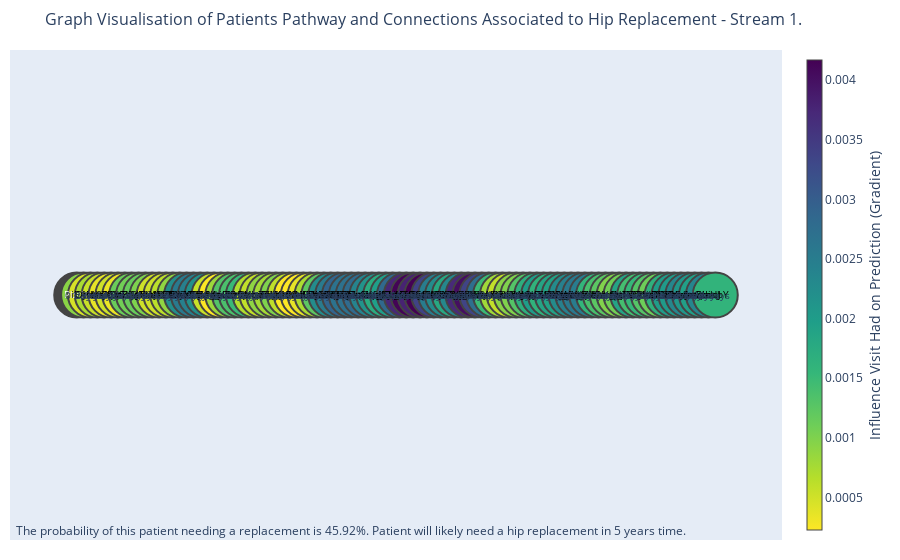

The cell this chart's notebook holds for it:
### Code cell
# Generate edge_x and edge_y
edge_x = []
edge_y = []

for _, row in edge_pos_df.iterrows():
    edge_x.extend([row['x0'], row['x1'], None])
    edge_y.extend([row['y0'], row['y1'], None])

# Create edge_trace
edge_trace = go.Scatter(
    x=edge_x,
    y=edge_y,
    line=dict(width=0.5, color='#888'),
    hoverinfo='none',  # Disable hover info for lines
    mode='lines'
)

# Generate node_x and node_y lists
node_x = pos_df['x'].tolist()
node_y = pos_df['y'].tolist()
node_labels = merged_pos_df['ReadCode'].tolist()
node_hover_text = merged_pos_df['ReadCode_descript'].tolist()


# Map the text colour based on the colour of the node so that it can be read
def text_color_mapping(numbers):
    return ['black' if num < 0.5 else 'white' for num in numbers]

text_colors = text_color_mapping(merged_pos_df['timestep_ave_grad'].to_list())

# Create node_trace with static labels and hover text
node_trace = go.Scatter(
    x=node_x,
    y=node_y,
    mode='markers+text',
    text=node_labels,  # Static labels for nodes
    textposition='middle center', 
    textfont=dict(
        size=10,
        color=text_colors  # Set color for edge text
    ),
    hoverinfo='text',  # Configure hover info
    marker=dict(
        showscale=True,
        colorscale='Viridis',
        reversescale=True,
        color='black',
        size=45,
        colorbar=dict(
            thickness=15,
            title='Influence Visit Had on Prediction (Gradient)',
            xanchor='left',
            titleside='right'
        ),
        line_width=2
    ),
    # Add hover text as a separate trace if needed
    hovertext=node_hover_text
)

node_trace.marker.color = merged_pos_df['timestep_ave_grad'].to_list() # colour the markers based on the number of node connections


# Calculate midpoints for annotations (optional)
annotations = []
for _, row in edge_pos_df.iterrows():
    mid_x = (row['x0'] + row['x1']) / 2
    mid_y = (row['y0'] + row['y1']) / 2
    annotations.append(
        dict(
            x=mid_x,
            y=mid_y,
            text=f"{int(round(row['time_between']*30.4167,0))} days",
            showarrow=False,
            font=dict(size=10),
            align="center"
        )
    )

if outcome == 'hip':
    out_print = f'Patient will likely need a hip replacement in {years_in_advance} years time.'
else:
    out_print = f'It is unlikely this patient will need a hip replacement in {years_in_advance} years time.'
stream_num = '1'

proba_of_replace = 1/ (1+np.exp(logits)) # use sigmoid to convert logits to probs
annotations.append(dict(
                    text=f"The probability of this patient needing a replacement is {round(proba_of_replace.item()*100,2)}%. {out_print}",
                    showarrow=False,
                    xref="paper", yref="paper",
                    x=0.005, y=-0.002 ))

# Create the figure
fig = go.Figure(data=[edge_trace, node_trace],
                layout=go.Layout(
                    title=f'Graph Visualisation of Patients Pathway and Connections Associated to Hip Replacement - Stream {stream_num}.',
                    titlefont_size=16,
                    showlegend=False,
                    hovermode='closest',
                    margin=dict(b=20, l=10, r=5, t=50),
                    annotations=annotations,
                    xaxis=dict(showgrid=False, zeroline=False, showticklabels=False),
                    yaxis=dict(showgrid=False, zeroline=False, showticklabels=False))
                )

if ((proba_of_replace.item() > 0.5) and (outcome != 'hip')) or ((proba_of_replace.item()) < 0.5) and (outcome == 'hip'):
    print("Model predicted incorrectly")

fig.show()

### Figure 1 — Plotly figure (JSON) as saved in the notebook; plotly's stock layout.template omitted (floating-point values rounded to 4 significant figures; data arrays with more than 128 entries replaced by an {"elided": "..."} marker saying what was removed)
{"data": [{"hoverinfo": "none", "line": {"color": "#888", "width": 0.5}, "mode": "lines", "type": "scatter", "x": {"elided": "279 int values"}, "y": {"elided": "279 int values"}}, {"hoverinfo": "text", "hovertext": ["387 ReadCode descript here", "427 ReadCode descript here", "444 ReadCode descript here", "92 ReadCode descript here", "363 ReadCode descript here", "215 ReadCode descript here", "209 ReadCode descript here", "492 ReadCode descript here", "364 ReadCode descript here", "175 ReadCode descript here", "306 ReadCode descript here", "465 ReadCode descript here", "155 ReadCode descript here", "456 ReadCode descript here", "406 ReadCode descript here", "334 ReadCode descript here", "153 ReadCode descript here", "149 ReadCode descript here", "363 ReadCode descript here", "376 ReadCode descript here", "158 ReadCode descript here", "61 ReadCode descript here", "369 ReadCode descript here", "511 ReadCode descript here", "112 ReadCode descript here", "24 ReadCode descript here", "171 ReadCode descript here", "358 ReadCode descript here", "299 ReadCode descript here", "414 ReadCode descript here", "361 ReadCode descript here", "361 ReadCode descript here", "422 ReadCode descript here", "153 ReadCode descript here", "39 ReadCode descript here", "30 ReadCode descript here", "321 ReadCode descript here", "189 ReadCode descript here", "267 ReadCode descript here", "240 ReadCode descript here", "183 ReadCode descript here", "268 ReadCode descript here", "504 ReadCode descript here", "76 ReadCode descript here", "19 ReadCode descript here", "341 ReadCode descript here", "435 ReadCode descript here", "118 ReadCode descript here", "33 ReadCode descript here", "218 ReadCode descript here", "112 ReadCode descript here", "236 ReadCode descript here", "335 ReadCode descript here", "246 ReadCode descript here", "193 ReadCode descript here", "108 ReadCode descript here", "110 ReadCode descript here", "488 ReadCode descript here", "496 ReadCode descript here", "224 ReadCode descript here", "437 ReadCode descript here", "84 ReadCode descript here", "386 ReadCode descript here", "131 ReadCode descript here", "166 ReadCode descript here", "108 ReadCode descript here", "411 ReadCode descript here", "183 ReadCode descript here", "489 ReadCode descript here", "263 ReadCode descript here", "101 ReadCode descript here", "258 ReadCode descript here", "28 ReadCode descript here", "442 ReadCode descript here", "215 ReadCode descript here", "87 ReadCode descript here", "510 ReadCode descript here", "460 ReadCode descript here", "310 ReadCode descript here", "333 ReadCode descript here", "155 ReadCode descript here", "141 ReadCode descript here", "97 ReadCode descript here", "439 ReadCode descript here", "214 ReadCode descript here", "272 ReadCode descript here", "385 ReadCode descript here", "36 ReadCode descript here", "39 ReadCode descript here", "205 ReadCode descript here", "404 ReadCode descript here", "97 ReadCode descript here", "469 ReadCode descript here", "77 ReadCode descript here"], "marker": {"color": [null, 0.0009302, 0.0004651, 0.0007376, 0.0005532, 0.0003693, 0.0005126, 0.0003369, 0.001133, 0.001085, 0.001151, 0.001006, 0.0005159, 0.0005159, 0.0006315, 0.0008883, 0.002224, 0.002546, 0.002449, 0.002192, 0.0005509, 0.0002281, 0.0008213, 0.001312, 0.001372, 0.001512, 0.0006906, 0.0005953, 0.0009032, 0.0007632, 0.0009978, 0.0006047, 0.0002371, 0.0002371, 0.0003636, 0.0007195, 0.001235, 0.002239, 0.00253, 0.002898, 0.002665, 0.002702, 0.002803, 0.002379, 0.002138, 0.001737, 0.001968, 0.002831, 0.003743, 0.004139, 0.00379, 0.004168, 0.003368, 0.002506, 0.002258, 0.0018, 0.002325, 0.003709, 0.004021, 0.003359, 0.002742, 0.001498, 0.0007979, 0.0005891, 0.0009338, 0.0009933, 0.001302, 0.001677, 0.001995, 0.001629, 0.001867, 0.001903, 0.00226, 0.00245, 0.002571, 0.002505, 0.001583, 0.001387, 0.001249, 0.000983, 0.001086, 0.001869, 0.001417, 0.001536, 0.001296, 0.001111, 0.001658, 0.002015, 0.002025, 0.002337, 0.002083, 0.001949, 0.002376, 0.001606], "colorbar": {"thickness": 15, "title": {"side": "right", "text": "Influence Visit Had on Prediction (Gradient)"}, "xanchor": "left"}, "colorscale": [[0, "#440154"], [0.1111, "#482878"], [0.2222, "#3e4989"], [0.3333, "#31688e"], [0.4444, "#26828e"], [0.5556, "#1f9e89"], [0.6667, "#35b779"], [0.7778, "#6ece58"], [0.8889, "#b5de2b"], [1, "#fde725"]], "line": {"width": 2}, "reversescale": true, "showscale": true, "size": 45}, "mode": "markers+text", "text": ["Pbclq", "iEArb", "OjNvX", "cwhZL", "AfsMq", "rjQio", "kBnBi", "YfErx", "GsQFI", "YBmKY", "yJNnK", "FIuJD", "wvHZE", "VaPDY", "hdzbZ", "TLiuO", "RwYMs", "jhEoq", "AfsMq", "ETaUp", "JVMwZ", "ggiRL", "cxcOS", "Utvnl", "dHrUq", "zQznn", "ovuZT", "YLpmW", "ifrok", "RlLam", "jjKHN", "jjKHN", "CfleL", "RwYMs", "rhuhu", "EDHdv", "TjNHq", "tEKmw", "DCJTb", "ODTdq", "pmDuN", "JZstL", "lukbp", "CKrgJ", "nhJEJ", "fpXLp", "KCdlQ", "ChHCO", "gPiGt", "kqSSa", "dHrUq", "VjGKQ", "JSkAz", "VABtL", "CdSQG", "UHswO", "BYyhk", "gKLhw", "gUXfy", "rEcAF", "hoXIj", "AwDDQ", "kxOuO", "udond", "wKmyN", "UHswO", "IJQys", "pmDuN", "eZcIi", "lIRhH", "AHRap", "YggfK", "PWaYV", "cxmzd", "rjQio", "gZkCa", "wKooA", "Lwccr", "WXgNN", "zQgTZ", "wvHZE", "epNQm", "eQbis", "cHdlY", "MuDDR", "cBYzB", "FlVOh", "RAncf", "rhuhu", "FyJwr", "wnEiI", "eQbis", "vpoqJ", "crUbY"], "textfont": {"color": ["white", "black", "black", "black", "black", "black", "black", "black", "black", "black", "black", "black", "black", "black", "black", "black", "black", "black", "black", "black", "black", "black", "black", "black", "black", "black", "black", "black", "black", "black", "black", "black", "black", "black", "black", "black", "black", "black", "black", "black", "black", "black", "black", "black", "black", "black", "black", "black", "black", "black", "black", "black", "black", "black", "black", "black", "black", "black", "black", "black", "black", "black", "black", "black", "black", "black", "black", "black", "black", "black", "black", "black", "black", "black", "black", "black", "black", "black", "black", "black", "black", "black", "black", "black", "black", "black", "black", "black", "black", "black", "black", "black", "black", "black"], "size": 10}, "textposition": "middle center", "type": "scatter", "x": [0, 1, 2, 3, 4, 5, 6, 7, 8, 9, 10, 11, 12, 13, 14, 15, 16, 17, 18, 19, 20, 21, 22, 23, 24, 25, 26, 27, 28, 29, 30, 31, 32, 33, 34, 35, 36, 37, 38, 39, 40, 41, 42, 43, 44, 45, 46, 47, 48, 49, 50, 51, 52, 53, 54, 55, 56, 57, 58, 59, 60, 61, 62, 63, 64, 65, 66, 67, 68, 69, 70, 71, 72, 73, 74, 75, 76, 77, 78, 79, 80, 81, 82, 83, 84, 85, 86, 87, 88, 89, 90, 91, 92, 93], "y": [0, 0, 0, 0, 0, 0, 0, 0, 0, 0, 0, 0, 0, 0, 0, 0, 0, 0, 0, 0, 0, 0, 0, 0, 0, 0, 0, 0, 0, 0, 0, 0, 0, 0, 0, 0, 0, 0, 0, 0, 0, 0, 0, 0, 0, 0, 0, 0, 0, 0, 0, 0, 0, 0, 0, 0, 0, 0, 0, 0, 0, 0, 0, 0, 0, 0, 0, 0, 0, 0, 0, 0, 0, 0, 0, 0, 0, 0, 0, 0, 0, 0, 0, 0, 0, 0, 0, 0, 0, 0, 0, 0, 0, 0]}], "layout": {"annotations": [{"align": "center", "font": {"size": 10}, "showarrow": false, "text": "0 days", "x": 0.5, "y": 0}, {"align": "center", "font": {"size": 10}, "showarrow": false, "text": "1 days", "x": 1.5, "y": 0}, {"align": "center", "font": {"size": 10}, "showarrow": false, "text": "23 days", "x": 2.5, "y": 0}, {"align": "center", "font": {"size": 10}, "showarrow": false, "text": "9 days", "x": 3.5, "y": 0}, {"align": "center", "font": {"size": 10}, "showarrow": false, "text": "6 days", "x": 4.5, "y": 0}, {"align": "center", "font": {"size": 10}, "showarrow": false, "text": "14 days", "x": 5.5, "y": 0}, {"align": "center", "font": {"size": 10}, "showarrow": false, "text": "11 days", "x": 6.5, "y": 0}, {"align": "center", "font": {"size": 10}, "showarrow": false, "text": "25 days", "x": 7.5, "y": 0}, {"align": "center", "font": {"size": 10}, "showarrow": false, "text": "6 days", "x": 8.5, "y": 0}, {"align": "center", "font": {"size": 10}, "showarrow": false, "text": "8 days", "x": 9.5, "y": 0}, {"align": "center", "font": {"size": 10}, "showarrow": false, "text": "11 days", "x": 10.5, "y": 0}, {"align": "center", "font": {"size": 10}, "showarrow": false, "text": "18 days", "x": 11.5, "y": 0}, {"align": "center", "font": {"size": 10}, "showarrow": false, "text": "1 days", "x": 12.5, "y": 0}, {"align": "center", "font": {"size": 10}, "showarrow": false, "text": "1 days", "x": 13.5, "y": 0}, {"align": "center", "font": {"size": 10}, "showarrow": false, "text": "23 days", "x": 14.5, "y": 0}, {"align": "center", "font": {"size": 10}, "showarrow": false, "text": "11 days", "x": 15.5, "y": 0}, {"align": "center", "font": {"size": 10}, "showarrow": false, "text": "30 days", "x": 16.5, "y": 0}, {"align": "center", "font": {"size": 10}, "showarrow": false, "text": "1 days", "x": 17.5, "y": 0}, {"align": "center", "font": {"size": 10}, "showarrow": false, "text": "28 days", "x": 18.5, "y": 0}, {"align": "center", "font": {"size": 10}, "showarrow": false, "text": "13 days", "x": 19.5, "y": 0}, {"align": "center", "font": {"size": 10}, "showarrow": false, "text": "1 days", "x": 20.5, "y": 0}, {"align": "center", "font": {"size": 10}, "showarrow": false, "text": "24 days", "x": 21.5, "y": 0}, {"align": "center", "font": {"size": 10}, "showarrow": false, "text": "2 days", "x": 22.5, "y": 0}, {"align": "center", "font": {"size": 10}, "showarrow": false, "text": "15 days", "x": 23.5, "y": 0}, {"align": "center", "font": {"size": 10}, "showarrow": false, "text": "5 days", "x": 24.5, "y": 0}, {"align": "center", "font": {"size": 10}, "showarrow": false, "text": "25 days", "x": 25.5, "y": 0}, {"align": "center", "font": {"size": 10}, "showarrow": false, "text": "20 days", "x": 26.5, "y": 0}, {"align": "center", "font": {"size": 10}, "showarrow": false, "text": "17 days", "x": 27.5, "y": 0}, {"align": "center", "font": {"size": 10}, "showarrow": false, "text": "13 days", "x": 28.5, "y": 0}, {"align": "center", "font": {"size": 10}, "showarrow": false, "text": "14 days", "x": 29.5, "y": 0}, {"align": "center", "font": {"size": 10}, "showarrow": false, "text": "6 days", "x": 30.5, "y": 0}, {"align": "center", "font": {"size": 10}, "showarrow": false, "text": "30 days", "x": 31.5, "y": 0}, {"align": "center", "font": {"size": 10}, "showarrow": false, "text": "8 days", "x": 32.5, "y": 0}, {"align": "center", "font": {"size": 10}, "showarrow": false, "text": "24 days", "x": 33.5, "y": 0}, {"align": "center", "font": {"size": 10}, "showarrow": false, "text": "6 days", "x": 34.5, "y": 0}, {"align": "center", "font": {"size": 10}, "showarrow": false, "text": "5 days", "x": 35.5, "y": 0}, {"align": "center", "font": {"size": 10}, "showarrow": false, "text": "17 days", "x": 36.5, "y": 0}, {"align": "center", "font": {"size": 10}, "showarrow": false, "text": "27 days", "x": 37.5, "y": 0}, {"align": "center", "font": {"size": 10}, "showarrow": false, "text": "1 days", "x": 38.5, "y": 0}, {"align": "center", "font": {"size": 10}, "showarrow": false, "text": "4 days", "x": 39.5, "y": 0}, {"align": "center", "font": {"size": 10}, "showarrow": false, "text": "2 days", "x": 40.5, "y": 0}, {"align": "center", "font": {"size": 10}, "showarrow": false, "text": "24 days", "x": 41.5, "y": 0}, {"align": "center", "font": {"size": 10}, "showarrow": false, "text": "16 days", "x": 42.5, "y": 0}, {"align": "center", "font": {"size": 10}, "showarrow": false, "text": "1 days", "x": 43.5, "y": 0}, {"align": "center", "font": {"size": 10}, "showarrow": false, "text": "28 days", "x": 44.5, "y": 0}, {"align": "center", "font": {"size": 10}, "showarrow": false, "text": "20 days", "x": 45.5, "y": 0}, {"align": "center", "font": {"size": 10}, "showarrow": false, "text": "18 days", "x": 46.5, "y": 0}, {"align": "center", "font": {"size": 10}, "showarrow": false, "text": "26 days", "x": 47.5, "y": 0}, {"align": "center", "font": {"size": 10}, "showarrow": false, "text": "19 days", "x": 48.5, "y": 0}, {"align": "center", "font": {"size": 10}, "showarrow": false, "text": "1 days", "x": 49.5, "y": 0}, {"align": "center", "font": {"size": 10}, "showarrow": false, "text": "19 days", "x": 50.5, "y": 0}, {"align": "center", "font": {"size": 10}, "showarrow": false, "text": "1 days", "x": 51.5, "y": 0}, {"align": "center", "font": {"size": 10}, "showarrow": false, "text": "16 days", "x": 52.5, "y": 0}, {"align": "center", "font": {"size": 10}, "showarrow": false, "text": "30 days", "x": 53.5, "y": 0}, {"align": "center", "font": {"size": 10}, "showarrow": false, "text": "8 days", "x": 54.5, "y": 0}, {"align": "center", "font": {"size": 10}, "showarrow": false, "text": "22 days", "x": 55.5, "y": 0}, {"align": "center", "font": {"size": 10}, "showarrow": false, "text": "24 days", "x": 56.5, "y": 0}, {"align": "center", "font": {"size": 10}, "showarrow": false, "text": "1 days", "x": 57.5, "y": 0}, {"align": "center", "font": {"size": 10}, "showarrow": false, "text": "24 days", "x": 58.5, "y": 0}, {"align": "center", "font": {"size": 10}, "showarrow": false, "text": "1 days", "x": 59.5, "y": 0}, {"align": "center", "font": {"size": 10}, "showarrow": false, "text": "2 days", "x": 60.5, "y": 0}, {"align": "center", "font": {"size": 10}, "showarrow": false, "text": "28 days", "x": 61.5, "y": 0}, {"align": "center", "font": {"size": 10}, "showarrow": false, "text": "18 days", "x": 62.5, "y": 0}, {"align": "center", "font": {"size": 10}, "showarrow": false, "text": "6 days", "x": 63.5, "y": 0}, {"align": "center", "font": {"size": 10}, "showarrow": false, "text": "9 days", "x": 64.5, "y": 0}, {"align": "center", "font": {"size": 10}, "showarrow": false, "text": "16 days", "x": 65.5, "y": 0}, {"align": "center", "font": {"size": 10}, "showarrow": false, "text": "24 days", "x": 66.5, "y": 0}, {"align": "center", "font": {"size": 10}, "showarrow": false, "text": "7 days", "x": 67.5, "y": 0}, {"align": "center", "font": {"size": 10}, "showarrow": false, "text": "26 days", "x": 68.5, "y": 0}, {"align": "center", "font": {"size": 10}, "showarrow": false, "text": "7 days", "x": 69.5, "y": 0}, {"align": "center", "font": {"size": 10}, "showarrow": false, "text": "8 days", "x": 70.5, "y": 0}, {"align": "center", "font": {"size": 10}, "showarrow": false, "text": "29 days", "x": 71.5, "y": 0}, {"align": "center", "font": {"size": 10}, "showarrow": false, "text": "2 days", "x": 72.5, "y": 0}, {"align": "center", "font": {"size": 10}, "showarrow": false, "text": "7 days", "x": 73.5, "y": 0}, {"align": "center", "font": {"size": 10}, "showarrow": false, "text": "30 days", "x": 74.5, "y": 0}, {"align": "center", "font": {"size": 10}, "showarrow": false, "text": "22 days", "x": 75.5, "y": 0}, {"align": "center", "font": {"size": 10}, "showarrow": false, "text": "2 days", "x": 76.5, "y": 0}, {"align": "center", "font": {"size": 10}, "showarrow": false, "text": "7 days", "x": 77.5, "y": 0}, {"align": "center", "font": {"size": 10}, "showarrow": false, "text": "24 days", "x": 78.5, "y": 0}, {"align": "center", "font": {"size": 10}, "showarrow": false, "text": "14 days", "x": 79.5, "y": 0}, {"align": "center", "font": {"size": 10}, "showarrow": false, "text": "9 days", "x": 80.5, "y": 0}, {"align": "center", "font": {"size": 10}, "showarrow": false, "text": "28 days", "x": 81.5, "y": 0}, {"align": "center", "font": {"size": 10}, "showarrow": false, "text": "15 days", "x": 82.5, "y": 0}, {"align": "center", "font": {"size": 10}, "showarrow": false, "text": "4 days", "x": 83.5, "y": 0}, {"align": "center", "font": {"size": 10}, "showarrow": false, "text": "21 days", "x": 84.5, "y": 0}, {"align": "center", "font": {"size": 10}, "showarrow": false, "text": "23 days", "x": 85.5, "y": 0}, {"align": "center", "font": {"size": 10}, "showarrow": false, "text": "13 days", "x": 86.5, "y": 0}, {"align": "center", "font": {"size": 10}, "showarrow": false, "text": "13 days", "x": 87.5, "y": 0}, {"align": "center", "font": {"size": 10}, "showarrow": false, "text": "23 days", "x": 88.5, "y": 0}, {"align": "center", "font": {"size": 10}, "showarrow": false, "text": "8 days", "x": 89.5, "y": 0}, {"align": "center", "font": {"size": 10}, "showarrow": false, "text": "7 days", "x": 90.5, "y": 0}, {"align": "center", "font": {"size": 10}, "showarrow": false, "text": "4 days", "x": 91.5, "y": 0}, {"align": "center", "font": {"size": 10}, "showarrow": false, "text": "28 days", "x": 92.5, "y": 0}, {"showarrow": false, "text": "The probability of this patient needing a replacement is 45.92%. Patient will likely need a hip replacement in 5 years time.", "x": 0.005, "xref": "paper", "y": -0.002, "yref": "paper"}], "hovermode": "closest", "margin": {"b": 20, "l": 10, "r": 5, "t": 50}, "showlegend": false, "title": {"font": {"size": 16}, "text": "Graph Visualisation of Patients Pathway and Connections Associated to Hip Replacement - Stream 1."}, "xaxis": {"showgrid": false, "showticklabels": false, "zeroline": false}, "yaxis": {"showgrid": false, "showticklabels": false, "zeroline": false}}}
